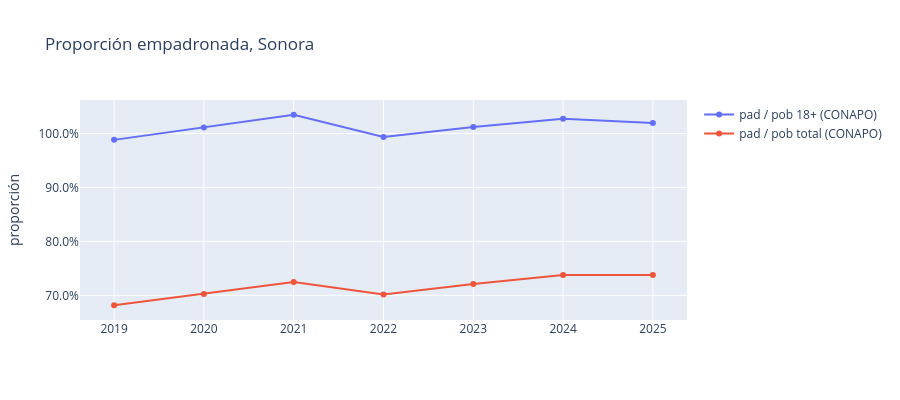

Notebook code cell kept with this figure:
### Markdown cell above
## 2. Nivel municipio: padrón vs población

Para cada año de cartografía se confronta `pad` municipal con la
población total y 18+ de CONAPO en el mismo año, y con los censos
INEGI 2010/2020 como contrapunto. Cambia `ANIO` para otros cortes.

> **Ojo con las claves**: la cartografía y el conteo electoral del INE
> numeran los municipios con su propio catálogo (distinto del
> `mpiocve` de INEGI). La traducción `mun_ine → mpiocve` viene de
> `mun_ine_inegi.csv`, generada en `00_preparacion_datos`.

### Code cell
pad_mun = pad_sec.groupby(["anio", "mpiocve"]).pad.sum().reset_index()

conapo_mun = (conapo.groupby(["mpiocve", "nom_mun", "anio"])
              .agg(pob=("pob_total", "sum"), pob18=("pob_18mas", "sum"))
              .reset_index())

cmp_mun = (pad_mun.merge(conapo_mun, on=["mpiocve", "anio"], how="left")
           .assign(razon_total=lambda d: d.pad / d.pob,
                   razon_18=lambda d: d.pad / d.pob18))

estado = (cmp_mun.groupby("anio")
          .agg(pad=("pad", "sum"), pob=("pob", "sum"), pob18=("pob18", "sum")))
estado["razon_total"] = estado.pad / estado.pob
estado["razon_18"] = estado.pad / estado.pob18

fig = go.Figure()
fig.add_scatter(x=estado.index, y=estado.razon_18,
                name="pad / pob 18+ (CONAPO)", mode="lines+markers")
fig.add_scatter(x=estado.index, y=estado.razon_total,
                name="pad / pob total (CONAPO)", mode="lines+markers")
fig.update_layout(title="Proporción empadronada, Sonora",
                  yaxis_tickformat=".1%", yaxis_title="proporción",
                  height=400)
fig.show()
estado.round(3)

### Figure 1 — Plotly figure (JSON) as saved in the notebook; plotly's stock layout.template omitted (floating-point values rounded to 4 significant figures)
{"data": [{"mode": "lines+markers", "name": "pad / pob 18+ (CONAPO)", "type": "scatter", "x": [2019, 2020, 2021, 2022, 2023, 2024, 2025], "y": [0.9883, 1.011, 1.035, 0.9936, 1.012, 1.027, 1.02]}, {"mode": "lines+markers", "name": "pad / pob total (CONAPO)", "type": "scatter", "x": [2019, 2020, 2021, 2022, 2023, 2024, 2025], "y": [0.6816, 0.7024, 0.7246, 0.7015, 0.7209, 0.7376, 0.7379]}], "layout": {"height": 400, "title": {"text": "Proporción empadronada, Sonora"}, "yaxis": {"tickformat": ".1%", "title": {"text": "proporción"}}}}
